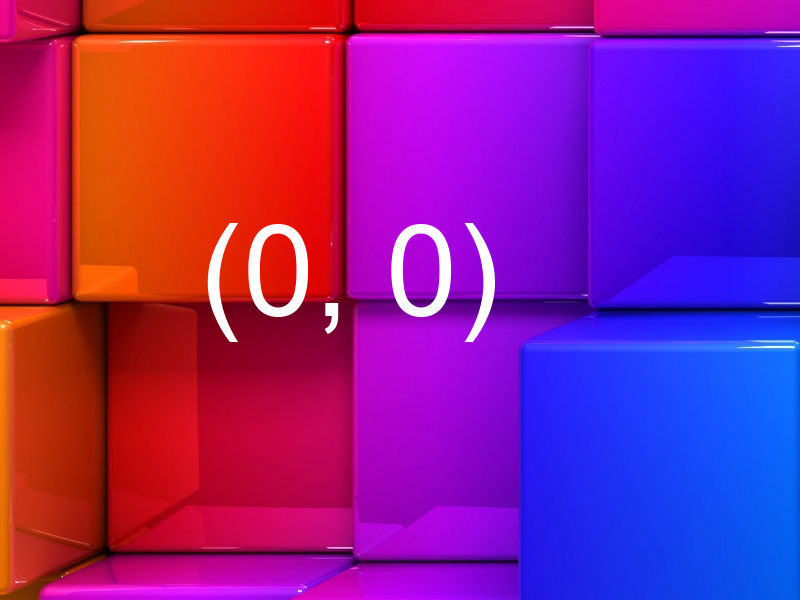
#> input picture Labs/Lecture16_Scrolling/cube00.png, 800 x 600 px, given in place of color_cube.jpg, which was not available
$ python prepare_tiles.py
#> lines starting #> are read from the running program, lines starting #| are printed output that depends on the picture; pictures that were not available may be replaced by others from this repository, and a replacement may not be noted
from PIL import Image
from PIL import ImageFont
from PIL import ImageDraw


import os

font = os.path.join('c:/Windows/Fonts', 'arial.ttf')

arialFont = ImageFont.truetype(font, 128)

base_img = Image.open('color_cube.jpg')
#> base_img is the input picture: PIL image 800x600 RGB; mean R, G, B 143, 29.5, 142.7
bw, bh = base_img.size
#> bw = 800; bh = 600
print(bw, bh)
#| 800 600

for y in range(3):
    for x in range(3):
        cx = x * 800 + 100
        cy = (2-y) * 600 + 100
        timage = base_img.crop((cx, cy, cx+800, cy+600))
        draw = ImageDraw.Draw(timage)
        draw.text((200, 200), '(%d, %d)' % (x, y), font=arialFont)
        timage.save('cube%d%d.png' % (x, y))

        print(x,y,cx,cy)
#> this loop made 3 passes
#> pass 1, `timage.save('cube%d%d.png' % (x, y))`:
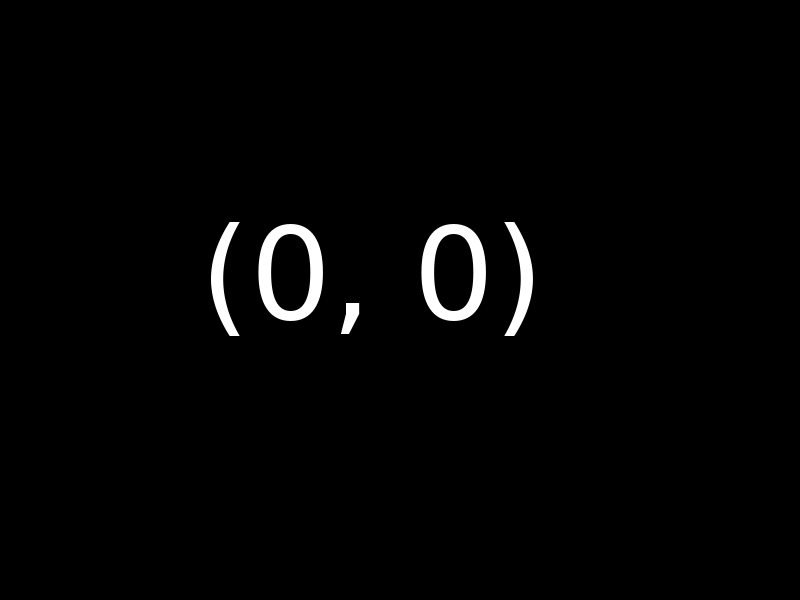
#> saved as cube00.png: PIL image 800x600 RGB; min 0, max 255, mean 4.4
#> pass 1, `timage.save('cube%d%d.png' % (x, y))`:
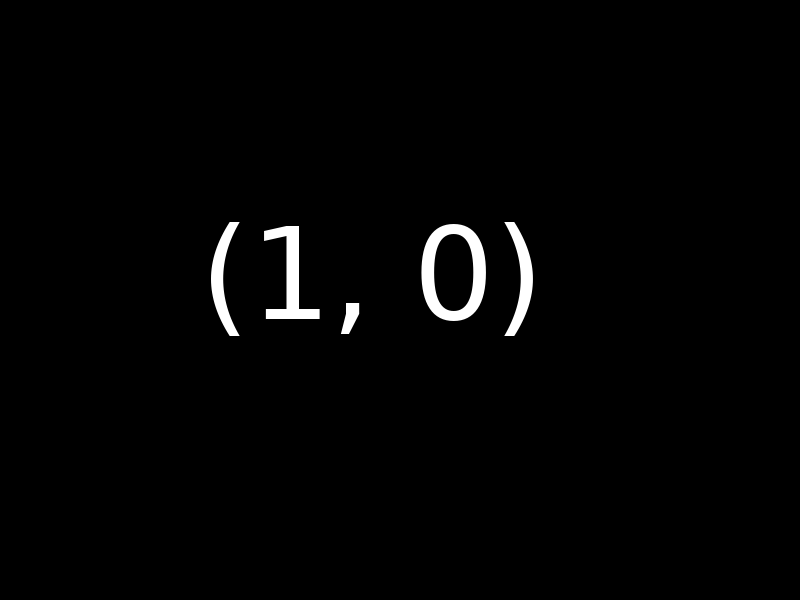
#> saved as cube10.png: PIL image 800x600 RGB; min 0, max 255, mean 3.9
#> pass 1, `timage.save('cube%d%d.png' % (x, y))`:
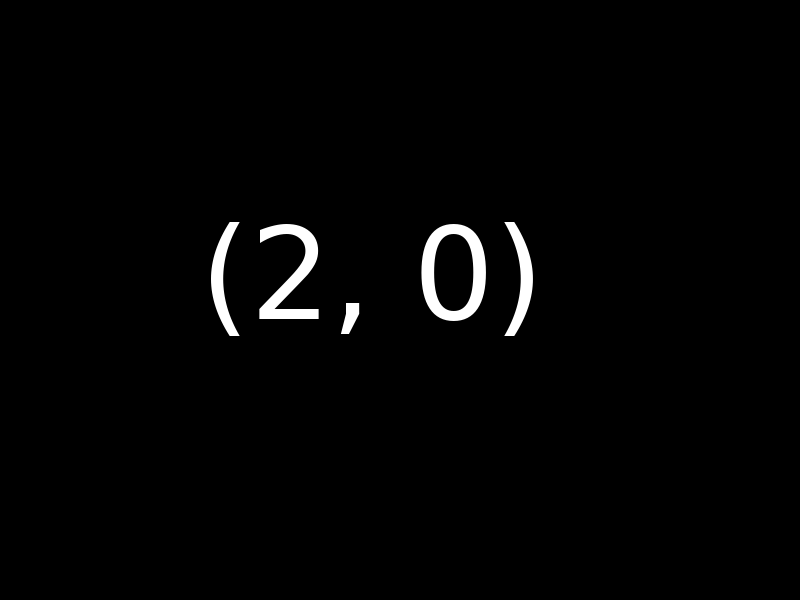
#> saved as cube20.png: PIL image 800x600 RGB; min 0, max 255, mean 4.1
#> pass 2, `timage.save('cube%d%d.png' % (x, y))`:
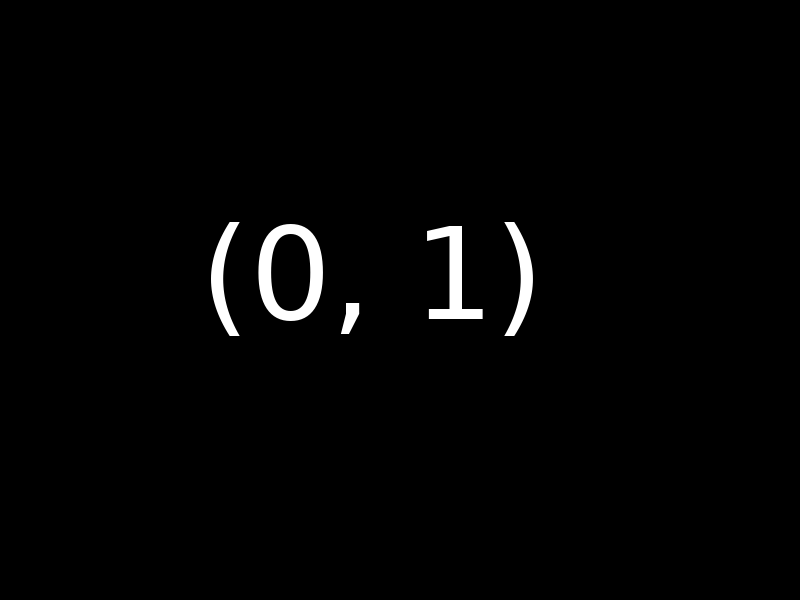
#> saved as cube01.png: PIL image 800x600 RGB; min 0, max 255, mean 3.9


# base_img.show()
